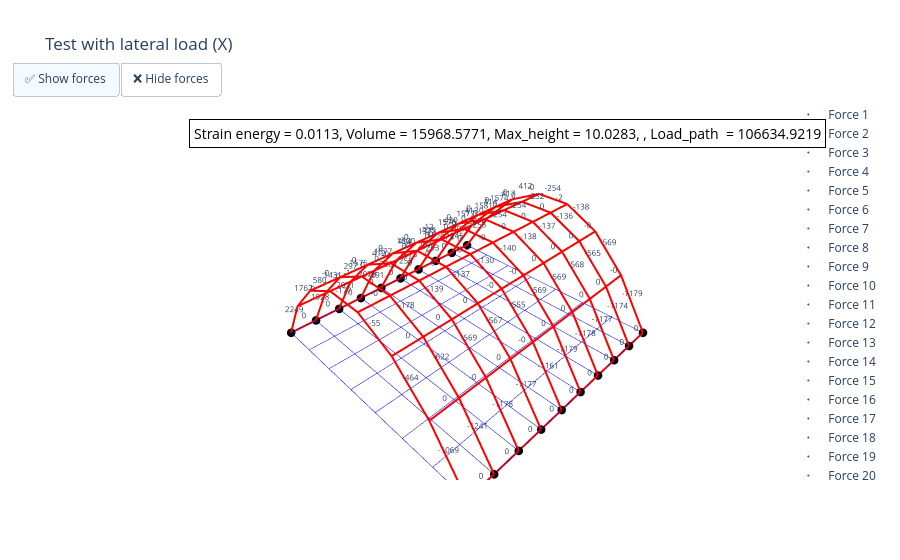

Source (notebook cell):
### Code cell
######## Fe_test
####### Set FE context
F_test = torch.zeros(total_dof, dtype=torch.float32, device=device)
f_test = [0] * len(Free_nodes)  # The force type
F_vatest = torch.tensor([1] * len(Free_nodes), device=device) * 1000 # The force value/direction

for idx, i in enumerate(Free_nodes):
    F_test[6 * (i - 1) + f_test [idx]] = F_vatest [idx]  # unit: KN / KN*m
    
q_test = q.cpu().clone().detach()
q_vec_t = torch.zeros(n_elements, requires_grad=True, device=device).clone()
for i in range(len(idx_X)):
    q_vec_t[idx_X[i,:]] = q_test[i] 
for j in range(len(idx_Y)):
    q_vec_t[idx_Y[j,:]] = q_test[j+len(idx_X)]  
Q_t = torch.diag(q_vec_t) * 1 / r  # scaling

new_node_coords_t = FDM(Q_t, F_value) 

Test_coords = new_node_coords_t.clone()
Strain_energy_test, forces_test, _, _, Beam_lens, _, _ = Strain_E(Test_coords, connectivity, fixed_dof, F_test,F_vec)

force_t = forces_test[:, 0, 0]
load_path_t = torch.dot(force_t , Beam_lens)
print('load_path', load_path_t)

Total_ES_t = torch.sum(Strain_energy_test)
print(Total_ES_t)

SED = Total_ES_t / Volume


x_orig = grid_points[:, 0].cpu().detach().numpy()
y_orig = grid_points[:, 1].cpu().detach().numpy()
z_orig = grid_points[:, 2].cpu().detach().numpy()

x_fdm = Test_coords[:, 0].cpu().detach().numpy()
y_fdm = Test_coords[:, 1].cpu().detach().numpy()
z_fdm = Test_coords[:, 2].cpu().detach().numpy()

fig = go.Figure()

for connection in connectivity:
    i, j = connection
    fig.add_trace(go.Scatter3d(
        x=[x_orig[i-1], x_orig[j-1]],
        y=[y_orig[i-1], y_orig[j-1]],
        z=[z_orig[i-1], z_orig[j-1]],
        mode='lines',
        line=dict(color='blue', width=1),
        name='Grid',
        showlegend=False
    ))

for connection in connectivity:
    i, j = connection
    fig.add_trace(go.Scatter3d(
        x=[x_fdm[i-1], x_fdm[j-1]],
        y=[y_fdm[i-1], y_fdm[j-1]],
        z=[z_fdm[i-1], z_fdm[j-1]],
        mode='lines',
        line=dict(color='red', width=4),
        name='FDM solution',
        showlegend=False
    ))


for node in Fixed_nodes:
    fig.add_trace(go.Scatter3d(
        x=[x_fdm[node-1]],
        y=[y_fdm[node-1]],
        z=[z_fdm[node-1]],
        mode='markers+text',
        marker=dict(size=5, color='black'),
        name=f'Fixed Node {node}',
        showlegend=False
    ))
    

force_traces = []
force_np = force_t.cpu().detach().numpy() 
for idx, connection in enumerate(connectivity):
    i, j = connection
    mid_x = (x_fdm[i-1] + x_fdm[j-1]) / 2
    mid_y = (y_fdm[i-1] + y_fdm[j-1]) / 2
    mid_z = (z_fdm[i-1] + z_fdm[j-1]) / 2
    trace = go.Scatter3d(
        x=[mid_x],
        y=[mid_y],
        z=[mid_z],
        mode='markers+text',
        marker=dict(size=1, color='green'),
        text=[f"{force_np[idx]:.0f}"],
        textposition='top center',
        textfont=dict(size=8),
        name=f'Force {idx+1}',
        visible=True
    )
    force_traces.append(trace)
    fig.add_trace(trace)

fig.update_layout(
    updatemenus=[
        dict(
            type="buttons",
            direction="right",
            x=0.1,
            y=1.1,
            buttons=[
                dict(
                    label="✅ Show forces",
                    method="update",
                    args=[{"visible": [True] * len(fig.data)}],
                ),
                dict(
                    label="❌ Hide forces",
                    method="update",
                    args=[{"visible": [True] * (len(fig.data) - len(force_traces)) + [False] * len(force_traces)}],
                )
            ]
        )
    ],
    scene=dict(
        xaxis=dict(
            showbackground=False,
            showgrid=False,
            showline=False,
            showticklabels=False,
            title=''
        ),
        yaxis=dict(
            showbackground=False,
            showgrid=False,
            showline=False,
            showticklabels=False,
            title=''
        ),
        zaxis=dict(
            showbackground=False,
            showgrid=False,
            showline=False,
            showticklabels=False,
            title=''
        ),
        aspectmode='data'
    ),
    title='Test with lateral load (X)',
    # title='Test with gravity load',
    annotations=[
        dict(
            x=0.05,  # X position (0-1, left to right)
            y=0.95,  # Y position (0-1, bottom to top)
            xref="paper",
            yref="paper",
            text=f"Strain energy = {Total_ES_t:.4f}, Volume = {Volume:.4f}, Max_height = {Max_height:.4f}, , Load_path  = {load_path_t :.4f}",
            showarrow=False,
            font=dict(
                size=14,
                color="black"
            ),
            bgcolor="white",
            bordercolor="black",
            borderwidth=1,
            borderpad=4
        )
    ]
)

fig.show()
fig.write_html("E_strain Test(X).html")
print(f"Strain energy= {Total_ES_t:.4f}, Volume = {Volume:.4f}, Max_height = {Max_height:.4f}, Load_path  = {load_path_t :.4f} ")
